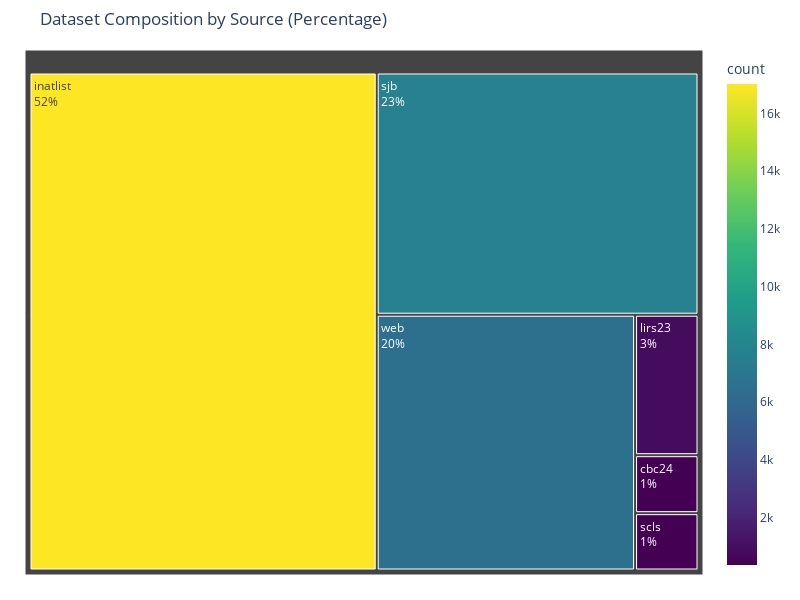

The cell this chart's notebook holds for it:
### Code cell
import plotly.express as px

# Count the number of samples per source
source_counts = df["source"].value_counts().reset_index()
source_counts.columns = ["source", "count"]

# Calculate the percentage for each source
source_counts["percentage"] = (source_counts["count"] / source_counts["count"].sum()) * 100

# Create a treemap with labels showing both source name and percentage
fig = px.treemap(
    source_counts,
    path=["source"],
    values="count",
    title="Dataset Composition by Source (Percentage)",
    color="count",
    color_continuous_scale="viridis",
    custom_data=["percentage"]  # Include percentage in custom data
)

# Update text labels to show both source name and percentage
fig.update_traces(
    textinfo="label+text",
    texttemplate="%{label}<br>%{customdata[0]:.f}%"
)

# Adjust layout size
fig.update_layout(
    width=800, height=600,
    margin=dict(t=50, l=25, r=25, b=25)
)

# Show the treemap
fig.show()

### Figure 1 — Plotly figure (JSON) as saved in the notebook; plotly's stock layout.template omitted (floating-point values rounded to 4 significant figures)
{"data": [{"branchvalues": "total", "customdata": [[1.104, 362], [51.9, 17020], [2.674, 877], [1.092, 358], [23.4, 7672], [19.83, 6504]], "domain": {"x": [0, 1], "y": [0, 1]}, "hovertemplate": "labels=%{label}<br>count_sum=%{value}<br>parent=%{parent}<br>id=%{id}<br>count=%{color}<extra></extra>", "ids": ["cbc24", "inatlist", "lirs23", "scls", "sjb", "web"], "labels": ["cbc24", "inatlist", "lirs23", "scls", "sjb", "web"], "marker": {"coloraxis": "coloraxis", "colors": [362, 17020, 877, 358, 7672, 6504]}, "name": "", "parents": ["", "", "", "", "", ""], "textinfo": "label+text", "texttemplate": "%{label}<br>%{customdata[0]:.0f}%", "type": "treemap", "values": [362, 17020, 877, 358, 7672, 6504]}], "layout": {"coloraxis": {"colorbar": {"title": {"text": "count"}}, "colorscale": [[0, "#440154"], [0.1111, "#482878"], [0.2222, "#3e4989"], [0.3333, "#31688e"], [0.4444, "#26828e"], [0.5556, "#1f9e89"], [0.6667, "#35b779"], [0.7778, "#6ece58"], [0.8889, "#b5de2b"], [1, "#fde725"]]}, "height": 600, "legend": {"tracegroupgap": 0}, "margin": {"b": 25, "l": 25, "r": 25, "t": 50}, "title": {"text": "Dataset Composition by Source (Percentage)"}, "width": 800}}
